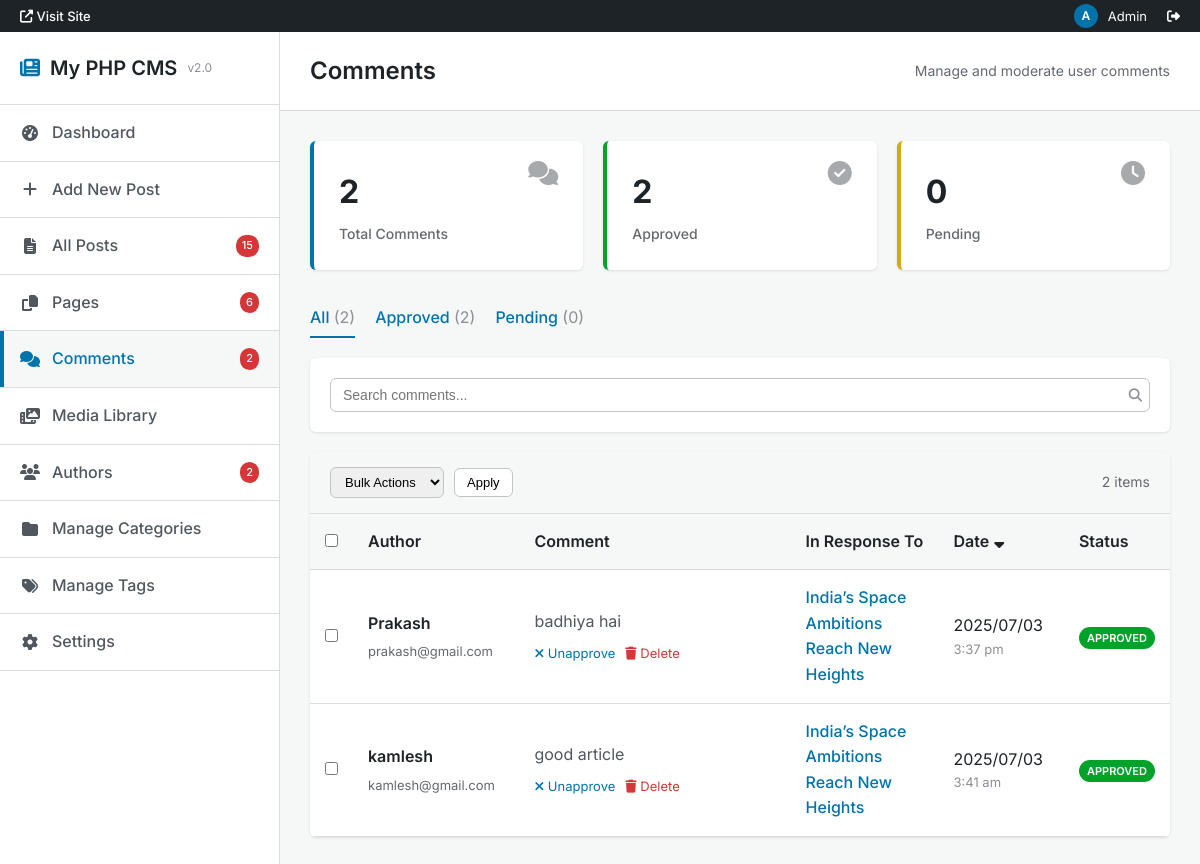
Page /admin/comments.php (signed in) on the committed database.
### tables this page shows
CREATE TABLE `comments` (
  `id` int(11) NOT NULL,
  `post_id` int(11) NOT NULL,
  `author_name` varchar(255) NOT NULL,
  `author_email` varchar(255) NOT NULL,
  `content` text NOT NULL,
  `status` enum('pending','approved') NOT NULL DEFAULT 'pending',
  `created_at` datetime NOT NULL DEFAULT current_timestamp()
);

CREATE TABLE `posts` (
  `id` int(11) NOT NULL,
  `title` varchar(255) NOT NULL,
  `slug` varchar(255) DEFAULT NULL,
  `category` varchar(100) DEFAULT NULL,
  `tags` text DEFAULT NULL,
  `image` varchar(255) DEFAULT NULL,
  `status` enum('published','draft') DEFAULT 'published',
  `content` text NOT NULL,
  `created_at` timestamp NOT NULL DEFAULT current_timestamp(),
  `author_id` int(11) DEFAULT NULL,
  `views` int(11) DEFAULT 0,
  `excerpt` text DEFAULT NULL,
  `meta_description` varchar(255) DEFAULT NULL,
  `updated_at` datetime DEFAULT current_timestamp() ON UPDATE current_timestamp(),
  `category_id` int(11) DEFAULT NULL,
  `view_date` date DEFAULT NULL
);

### admin/comments.php (the view, shortened to what the rows shown need)
<?php
require 'config.php';
$orderby = $_GET['orderby'] ?? 'created_at';
$order = $_GET['order'] ?? 'DESC';
$page = max(1, (int)($_GET['paged'] ?? 1));
$comments_per_page = 20;
$offset = ($page - 1) * $comments_per_page;
$where_conditions = [];
$params = [];
$types = '';
$where_clause = !empty($where_conditions) ? 'WHERE ' . implode(' AND ', $where_conditions) : '';
$valid_orderby = ['author_name', 'created_at', 'status'];
$orderby = in_array($orderby, $valid_orderby) ? $orderby : 'created_at';
$order = strtoupper($order) === 'ASC' ? 'ASC' : 'DESC';
$comments_query = "SELECT comments.*, posts.title as post_title, posts.slug as post_slug
                   FROM comments
                   LEFT JOIN posts ON comments.post_id = posts.id
                   $where_clause
                   ORDER BY comments.$orderby $order
                   LIMIT ? OFFSET ?";
$comments_stmt = $conn->prepare($comments_query);
$final_params = array_merge($params, [$comments_per_page, $offset]);
$final_types = $types . 'ii';
$comments_stmt->bind_param($final_types, ...$final_params);
$comments_stmt->execute();
$comments_result = $comments_stmt->get_result();
?>
<!DOCTYPE html>
<html lang="en">
<head>
    <link href="https://cdnjs.cloudflare.com/ajax/libs/font-awesome/6.4.0/css/all.min.css" rel="stylesheet">
</head>
<body>
    <div class="wp-admin">
        <nav class="wp-sidebar" id="wpSidebar">
            <div class="wp-sidebar-header">
<h1>
    <i class="fas fa-newspaper" style="color: var(--wp-blue);"></i>
    My PHP CMS
    <span class="version">v2.0</span>
</h1>
            </div>
        </nav>
        <main class="wp-main">
            <header class="wp-header">
                <div style="display: flex; align-items: center; gap: 15px;">
                    <h1>Comments</h1>
                </div>
            </header>
            <div class="wp-content">
                <div class="wp-comments-table">
                    <form method="POST" id="bulkForm">
                        <table class="wp-table">
                            <thead>
                                <tr>
                                    <th class="wp-table-checkbox">
                                        <input type="checkbox" id="select-all" onchange="toggleAllCheckboxes(this)">
                                    </th>
                                    <th class="wp-table-author">
                                        <a href="?<?= http_build_query(array_merge($_GET, ['orderby' => 'author_name', 'order' => $orderby === 'author_name' && $order === 'ASC' ? 'DESC' : 'ASC'])) ?>">
                                            Author
                                        </a>
                                    </th>
                                    <th class="wp-table-comment">Comment</th>
                                    <th class="wp-table-post">In Response To</th>
                                    <th class="wp-table-date">
                                        <a href="?<?= http_build_query(array_merge($_GET, ['orderby' => 'created_at', 'order' => $orderby === 'created_at' && $order === 'ASC' ? 'DESC' : 'ASC'])) ?>">
                                            Date
                                            <?php if ($orderby === 'created_at'): ?>
                                                <i class="fas fa-sort-<?= $order === 'ASC' ? 'up' : 'down' ?>"></i>
                                            <?php endif; ?>
                                        </a>
                                    </th>
                                    <th class="wp-table-status">Status</th>
                                </tr>
                            </thead>
                            <tbody>
                                <?php if ($comments_result->num_rows === 0): ?>
                                    <tr>
                                        <td colspan="6" style="text-align: center; padding: 40px; color: var(--wp-gray-500);">
                                            <i class="fas fa-comments" style="font-size: 48px; margin-bottom: 15px; opacity: 0.5;"></i>
                                            <div>No comments found</div>
                                            <div style="font-size: 14px; margin-top: 5px;">
                                                Comments will appear here when users leave them on your posts.
                                            </div>
                                        </td>
                                    </tr>
                                <?php else: ?>
                                    <?php while ($comment = $comments_result->fetch_assoc()): ?>
                                        <tr>
                                            <td>
                                                <input type="checkbox" name="selected_comments[]" value="<?= $comment['id'] ?>" class="comment-checkbox">
                                            </td>
                                            <td>
                                                <div class="wp-comment-author">
                                                    <?= htmlspecialchars($comment['author_name']) ?>
                                                </div>
                                                <div class="wp-comment-email">
                                                    <?= htmlspecialchars($comment['author_email']) ?>
                                                </div>
                                            </td>
                                            <td>
                                                <div class="wp-comment-content" id="comment-<?= $comment['id'] ?>">
                                                    <?= nl2br(htmlspecialchars(substr($comment['content'], 0, 200))) ?>
                                                </div>
                                                <div class="wp-comment-actions">
                                                    <?php if ($comment['status'] === 'pending'): ?>
                                                        <a href="?action=approve&id=<?= $comment['id'] ?>" class="wp-comment-action success">
                                                            <i class="fas fa-check"></i> Approve
                                                        </a>
                                                    <?php elseif ($comment['status'] === 'approved'): ?>
                                                        <a href="?action=unapprove&id=<?= $comment['id'] ?>" class="wp-comment-action">
                                                            <i class="fas fa-times"></i> Unapprove
                                                        </a>
                                                    <?php endif; ?>
                                                    <a href="?action=delete&id=<?= $comment['id'] ?>" class="wp-comment-action danger"
                                                       onclick="return confirm('Are you sure you want to delete this comment?')">
                                                        <i class="fas fa-trash"></i> Delete
                                                    </a>
                                                </div>
                                            </td>
                                            <td>
                                                <?php if ($comment['post_title']): ?>
                                                    <a href="../post.php?slug=<?= urlencode($comment['post_slug']) ?>"
                                                       class="wp-post-link" target="_blank">
                                                        <?= htmlspecialchars($comment['post_title']) ?>
                                                    </a>
                                                <?php else: ?>
                                                    <span style="color: var(--wp-gray-500);">Post not found</span>
                                                <?php endif; ?>
                                            </td>
                                            <td>
                                                <div><?= date('Y/m/d', strtotime($comment['created_at'])) ?></div>
                                                <div style="font-size: 13px; color: var(--wp-gray-500);">
                                                    <?= date('g:i a', strtotime($comment['created_at'])) ?>
                                                </div>
                                            </td>
                                            <td>
                                                <span class="wp-status-badge <?= $comment['status'] ?>">
                                                    <?= ucfirst($comment['status']) ?>
                                                </span>
                                            </td>
                                        </tr>
                                    <?php endwhile; ?>
                                <?php endif; ?>
                            </tbody>
                        </table>
                    </form>
                </div>
            </div>
        </main>
    </div>
</body>
</html>

### rows in the picture
comments: author_name "Prakash", author_email "prakash@gmail.com", content "badhiya hai", post.title "India’s Space Ambitions Reach New Heights", created_at "2025/07/03", created_at "3:37 pm", status "APPROVED"
comments: author_name "kamlesh", author_email "kamlesh@gmail.com", content "good article", post.title "India’s Space Ambitions Reach New Heights", created_at "2025/07/03", created_at "3:41 am", status "APPROVED"

### other values in the picture
$totalPosts "15"
$totalPages "6"
$totalComments "2"
$totalAuthors "2"
$status_counts['all'] "2"
$status_counts['approved'] "2"
$status_counts['pending'] "0"
$total_comments "2"
